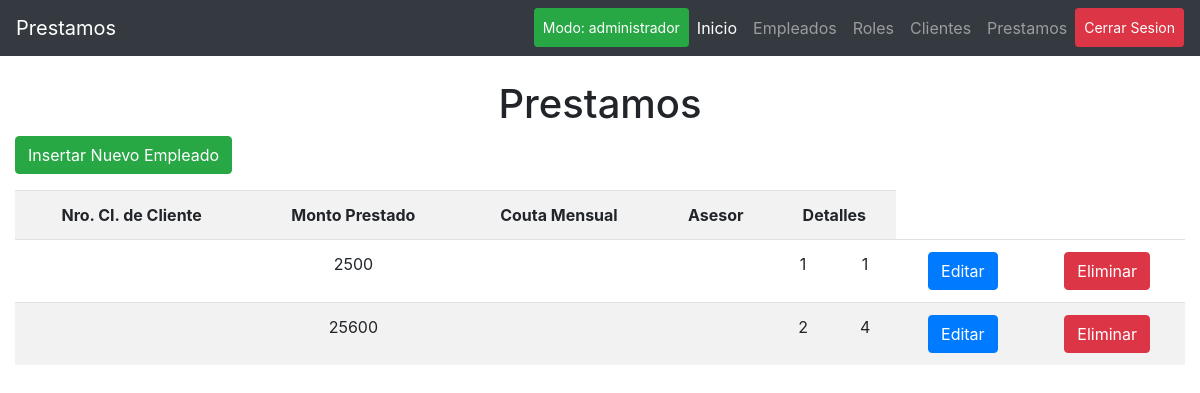
Page /prestamos.php (signed in) on the committed database.
### tables this page shows
CREATE TABLE `prestamos` (
  `id_pre` int(11) NOT NULL,
  `monto` int(11) DEFAULT NULL,
  `fecha_ini` date DEFAULT NULL,
  `fecha_fin` date DEFAULT NULL,
  `t_pago` int(11) DEFAULT NULL,
  `cuota` int(11) DEFAULT NULL,
  `id_cli` int(11) DEFAULT NULL,
  `id_emp` int(11) DEFAULT NULL
);

### prestamos.php (the view)
<?php
include_once('librerias/cab.php');
?>
<?php
require_once('librerias/conexionBD.php');
$sql = "select * from prestamos";
$result =  $con->query($sql);
$usuarios = array();
while ($fila =  $result->fetch_array()) {
    $usuarios[] = $fila;
}
?>
<div class="container-12">
    <div class="col py-4 mx-auto">
        <h1 class="text-center">Prestamos</h1>
        <p>
            <a href="empleado-insertar.php" class="btn btn-success"> Insertar Nuevo Empleado</a>
        </p>
        <table class="table table-striped text-center">
            <tr>
                <th>Nro. CI. de  Cliente</th>
                <th>Monto Prestado</th>
                <th>Couta Mensual</th>
                <th>Asesor</th>
                <th colspan="2">Detalles</th>
            </tr>
            <?php foreach ($usuarios as $item) : ?>
                <tr>
                    <td><?= $item['ci_cli'] ?></td>
                    <td><?= $item['monto'] ?></td>
                    <td><?= $item['fecha_pago'] ?></td>
                    <td><?= $item['couta'] ?></td>
                    <td><?= $item['id_emp'] ?></td>
                    <td><?= $item['id_cli'] ?></td>
                    <td>
                        <a href="prestamo-modifica.php?id=<?= $item['id_pre'] ?>" class="btn btn-primary">Editar</a>
                    </td>
                    <td>
                        <a href="prestamo-elimina.php?id=<?= $item['id_pre'] ?>" class="btn btn-danger">Eliminar</a>
                    </td>
                </tr>
            <?php endforeach ?>
        </table>
    </div>
</div>
<?php
include_once('librerias/pie.php');
?>

### rows in the picture
prestamos: monto "2500", id_emp "1", id_cli "1"
prestamos: monto "25600", id_emp "2", id_cli "4"

### other values in the picture
$cargo "administrador"
